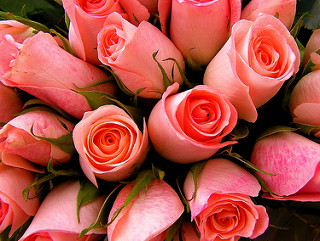
#> input picture Tutor1/Tutorial-1-sample.jpg, 320 x 241 px
$ jupyter execute Python2_Numpy.ipynb
#> lines starting #> are read from the running program, lines starting #| are printed output that depends on the picture
[cell 1]
import numpy as np

[cell 2]
### Problem 1
lst = [5, 8, 10, 5, 4, 3, 2, 1]
arrA = np.array(lst)
print ("ndim: {}, shape: {}, itemsize: {}, dtype: {}".format(arrA.ndim, arrA.shape, arrA.itemsize, arrA.dtype))

[cell 3]
### Problem 2
lst = [[True, False], [False, True]]
arrB = np.array(lst)
print ("ndim: {}, shape: {}, itemsize: {}, dtype: {}".format(arrB.ndim, arrB.shape, arrB.itemsize, arrB.dtype))

[cell 4]
### Problem 3
arrC = np.ones((4, 1))
arrC

[cell 5]
### Problem 4
arrD = np.arange(20).reshape(4, 5)
arrD

[cell 6]
### Problem 5
arrC + arrD

[cell 7]
### Problem 6
arrD.T

[cell 8]
### Problem 7
arrD[0:4:2, 0:5:2]

[cell 9]
### Problem 8
row = np.array([[0, 0], [3, 3]])
col = np.array([[0, 4], [0, 4]])
arrD[row, col]

[cell 10]
### Problem 9
arrD[1:3, 1:4] = 0
arrD

[cell 11]
### Problem 10-1
arrE = np.random.randint(30, size = (5, 4))
arrE

[cell 12]
### Problem 10-2
print ("max of column:\t", np.amax(arrE, axis = 0))
print ("mean value:\t", np.mean(arrE))
print ("standard value:\t", np.std (arrE))

[cell 13]
### Problem 11
import cv2
import matplotlib.pyplot as plt
img = cv2.imread("Tutorial-1-sample.jpg", cv2.IMREAD_COLOR)
#> img is the input picture: shape (241, 320, 3); mean B, G, R 71.3, 80.2, 173.6
img = cv2.cvtColor(img, cv2.COLOR_BGR2RGB)
img = img[0:100, 0:100]
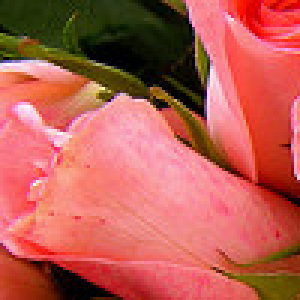
#> img: shape (100, 100, 3) (shown 3 times larger); mean R, G, B 186.5, 93.4, 82.9
plt.imshow(img)
